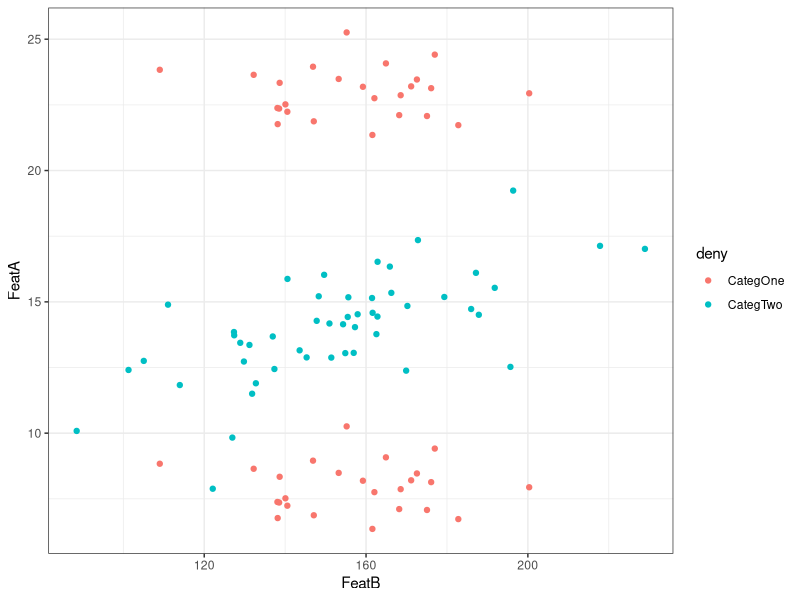

Reproduce this figure in R.
################################################################################
# Barcelona Graduate School of Economics
# Master's Degree in Data Science
################################################################################
# Course : Advanced Computing
# Title  : Problem Set #1
# Date   : 2016.01.14
################################################################################

library(mvtnorm)
library(ggplot2)

#function to save as csv and pdf
plot.pdf <- function(Df){
  pdf("dataPlot.pdf", width=4, height=4.5)
  plot <- ggplot(data = Df, 
                 aes(x = FeatB, y = FeatA, colour=deny, fill=deny)) +
    geom_point() +
    xlab("FeatB") +
    ylab("FeatA") +
    theme_bw() 
  print(plot)
  dev.off()
}

#create wrapper to enforce correlation in the data
varXY <- function(rho, sdX, sdY) {
  covTerm <- rho * sdX * sdY
  Cov.matrix <- matrix(c(sdX^2, covTerm, covTerm, sdY^2),
                     2, 2, byrow = TRUE)
  return(Cov.matrix)
}

#DGP using mvtnorm
genData <- function(n = 1, seed = NA, muXY = c(0,1), varXY = diag(2)) {
  if(!is.na(seed)) set.seed(seed)
  rdraws <- rmvnorm(n, mean = muXY, sigma = varXY)
  return(rdraws)
}

#Dataframe creation
myData <- function(Categ1, Categ2, muCateg1, muCateg2, sdCateg1,
                     sdCateg2, rhoCateg1, rhoCateg2, seed=777, save= TRUE) {
  varCateg1 <- varXY(rho=rhoCateg1, sdX=sdCateg1[1], sdY=sdCateg1[2])
  varCateg2 <- varXY(rho=rhoCateg2, sdX=sdCateg2[1], sdY=sdCateg2[2])
  CategOne <- rbind(genData(Categ1/2, muCateg1, varCateg1, seed = seed), 
                            genData(Categ1/2, muCateg1 + c(15,0), varCateg1, seed = seed))
  CategTwo <- genData(Categ2, muCateg2, varCateg2, seed = seed+1)
  myDf <- as.data.frame(rbind(CategOne,CategTwo))
  deny <- c(rep("CategOne", Categ1), rep("CategTwo", Categ2))
  target = c(rep(0, Categ1), rep(1, Categ2))
  myDf <- data.frame(myDf, deny, target)
  colnames(myDf) <- c("FeatA", "FeatB", "deny", "target")
  if (save==TRUE) {
    plot.pdf(myDf)
    write.csv(myDf, file ="dataset.csv")
  }
  return(myDf)
}

#call fnc
myDf <- myData(Categ1=50, Categ2=50, c(8, 150), c(14, 150),
                   c(1,20), c(2,30), -0.1, 0.6, 1221)

############################################################################################

